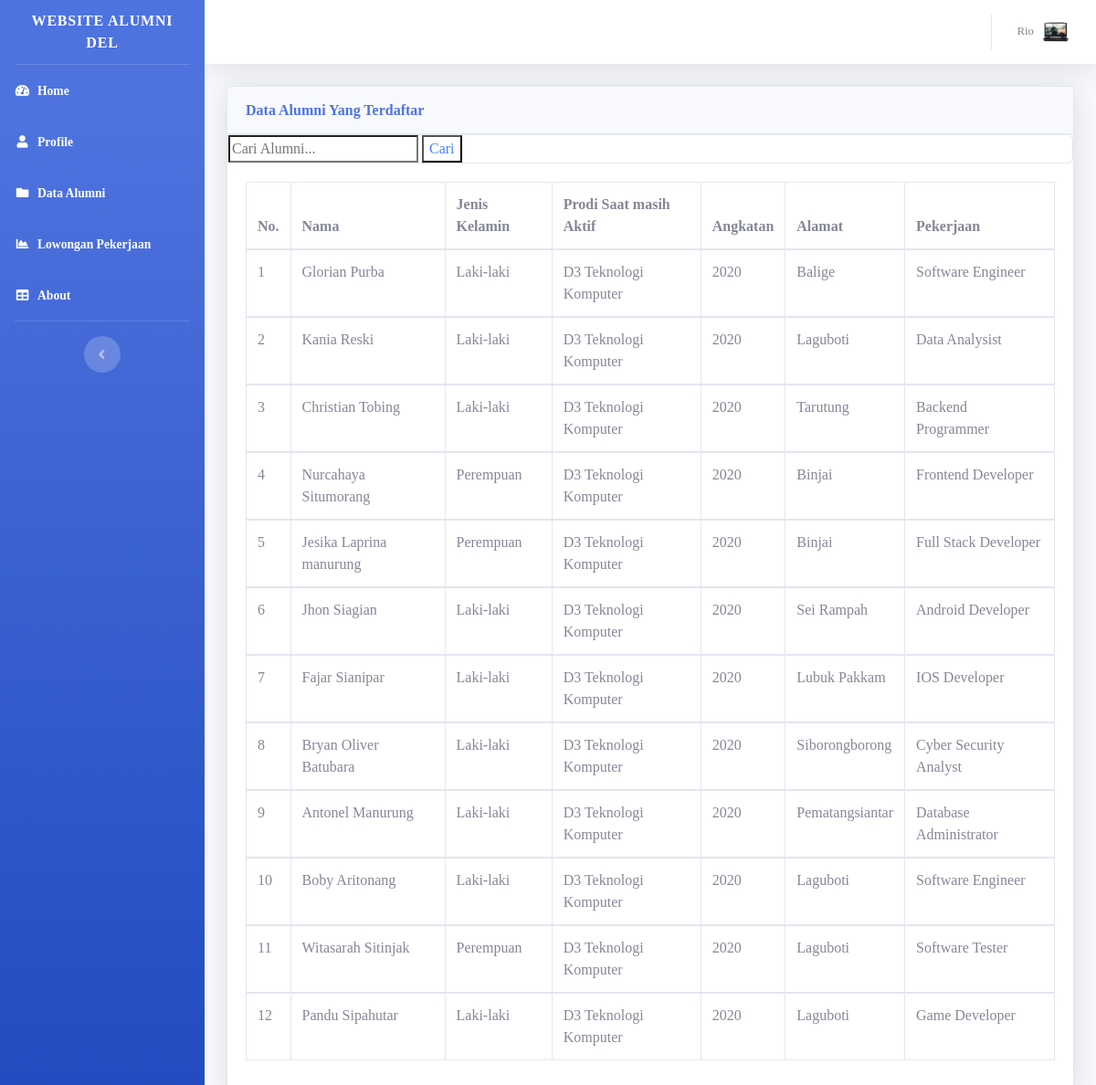
Screenshot of /alumni2.php (signed in) with the database file from the repository.
### tables this page shows
CREATE TABLE `user1` (
  `id_user` int(11) NOT NULL,
  `username` varchar(100) NOT NULL,
  `password` varchar(200) NOT NULL,
  `Nama` varchar(100) NOT NULL,
  `Jk` varchar(50) NOT NULL,
  `number_id` varchar(100) NOT NULL,
  `Angkatan` int(11) NOT NULL,
  `Pekerjaan` varchar(200) NOT NULL,
  `Kontak` varchar(20) NOT NULL,
  `Alamat` varchar(200) NOT NULL,
  `gambar` varchar(200) DEFAULT NULL,
  `Prodi` varchar(200) NOT NULL
);

CREATE TABLE `data` (
  `id` int(11) NOT NULL,
  `Nama` varchar(150) NOT NULL,
  `Jk` varchar(30) NOT NULL,
  `Prodi` varchar(50) NOT NULL,
  `Angkatan` int(11) NOT NULL,
  `Alamat` varchar(150) NOT NULL,
  `Pekerjaan` varchar(150) NOT NULL
);

### alumni2.php (the view, shortened to what this page needs)
<?php
include "functions.php";
$result = mysqli_query($connect,"SELECT * FROM data");
$id_user = $_SESSION["id_user"];
?>
<!DOCTYPE html>
<html lang="en">
<head>
    <link href="vendor/fontawesome-free/css/all.min.css" rel="stylesheet" type="text/css">
    <link href="css/sb-admin-2.min.css" rel="stylesheet">
    <link href="css3/style.css" rel="stylesheet">
    <link href="vendor/datatables/dataTables.bootstrap4.min.css" rel="stylesheet">
</head>
<body id="page-top">
    <div id="wrapper">
        <ul class="navbar-nav bg-gradient-primary sidebar sidebar-dark accordion" id="accordionSidebar">
            <a class="sidebar-brand d-flex align-items-center justify-content-center" href="">
                <div class="sidebar-brand-text mx-3">Website Alumni Del<sup></sup></div>
            </a>
            <hr class="sidebar-divider my-0">
            <li class="nav-item active">
                <a class="nav-link" href="home.php">
                    <i class="fas fa-fw fa-tachometer-alt"></i>
                    <span>Home</span></a>
            </li>
            <li class="nav-item active">
                <a class="nav-link" href="profile2.php">
                    <i class="fas fa-fw fa-user"></i>
                    <span>Profile</span></a>
            </li>
             <li class="nav-item active">
                <a class="nav-link" href="alumni2.php">
                    <i class="fas fa-fw fa-folder"></i>
                    <span>Data Alumni</span></a>
            </li>
             <li class="nav-item active">
                <a class="nav-link" href="loker2.php">
                    <i class="fas fa-fw fa-chart-area"></i>
                    <span>Lowongan Pekerjaan</span></a>
            </li>
            <li class="nav-item active">
                <a class="nav-link" href="about.php">
                    <i class="fas fa-fw fa-table"></i>
                    <span>About</span></a>
            </li>
            <hr class="sidebar-divider d-none d-md-block">
            <div class="text-center d-none d-md-inline">
                <button class="rounded-circle border-0" id="sidebarToggle"></button>
            </div>
        </ul>
        <div id="content-wrapper" class="d-flex flex-column">
            <div id="content">
                <nav class="navbar navbar-expand navbar-light bg-white topbar mb-4 static-top shadow">
                    <ul class="navbar-nav ml-auto">
                        <?php
                        $query = $connect->query("SELECT * From user1 where id_user = '$id_user' ");
                        foreach ($query as $key => $value) {
                        ?>
                        <li class="nav-item dropdown no-arrow">
                            <a class="nav-link dropdown-toggle" href="#" id="userDropdown" role="button"
                                data-toggle="dropdown" aria-haspopup="true" aria-expanded="false">
                                <span class="mr-2 d-none d-lg-inline text-gray-600 small"><?php echo $value['Nama']; ?></span>
                                <img class="img-profile rounded-circle"
                                    src="img/<?= $value['gambar']; ?>">
                            </a>
                        </li>
                        <?php }  ?>
                    </ul>
                </nav>
                <div class="container-fluid">
                    <div class="card shadow mb-4">
                        <div class="card-header py-3">
                            <h6 class="m-0 font-weight-bold text-primary">Data Alumni Yang Terdaftar </h6>
                        </div>
                        <div class="card">
                        <form action="" method="POST">
                             <input type="text" name="keyword" class="hola" autofocus placeholder="Cari Alumni..." autocomplete="off">
                             <button class="hola" type="submit" name="cari">Cari</button>
                        </form>
                        </div>
                        <div class="card-body">
                            <div class="table-responsive">
                                <table class="table table-bordered" id="dataTable" width="100%" cellspacing="0">
                                    <thead>
                                       <tr>
                                            <th>No.</th>
                                            <th>Nama</th>
                                            <th>Jenis Kelamin</th>
                                            <th>Prodi Saat masih Aktif</th>
                                            <th>Angkatan</th>
                                            <th>Alamat</th>
                                            <th>Pekerjaan</th>
                                        </tr>
                                    </thead>
                                      <?php $i = 1; ?>
                                        <?php foreach ($result as $row) {?>
                                        <tbody>
                                        <tr>
                                            <td><?= $i; ?></td>
                                            <td><?= $row["Nama"]; ?></td>
                                            <td><?= $row["Jk"]; ?></td>
                                            <td><?= $row["Prodi"]; ?></td>
                                            <td><?= $row["Angkatan"]; ?></td>
                                            <td><?= $row["Alamat"]; ?></td>
                                            <td><?= $row["Pekerjaan"]; ?></td>
                                        </tr>
                                        </tbody>
                                        <?php $i++; ?>
                                        <?php } ?>
                                </table>
                            </div>
                        </div>
                    </div>
                </div>
            </div>
        </div>
    </div>
</body>
</html>

### css3/style.css (style rules this page uses)
body { font-family: 'Raleway', 'sans-serif'; background-color: #fff; }
.hola { color:#4883ff; background-color: transparent; }
ul { list-style: none; margin: 0; padding: 0; }
.accordion li { position: relative; }

### rows the page displays
user1: Nama "Rio", gambar (picture)
data: Nama "Glorian Purba", Jk "Laki-laki", Prodi "D3 Teknologi Komputer", Angkatan "2020", Alamat "Balige", Pekerjaan "Software Engineer"
data: Nama "Kania Reski", Jk "Laki-laki", Prodi "D3 Teknologi Komputer", Angkatan "2020", Alamat "Laguboti", Pekerjaan "Data Analysist"
data: Nama "Christian Tobing", Jk "Laki-laki", Prodi "D3 Teknologi Komputer", Angkatan "2020", Alamat "Tarutung", Pekerjaan "Backend Programmer"
data: Nama "Nurcahaya Situmorang", Jk "Perempuan", Prodi "D3 Teknologi Komputer", Angkatan "2020", Alamat "Binjai", Pekerjaan "Frontend Developer"
data: Nama "Jesika Laprina manurung", Jk "Perempuan", Prodi "D3 Teknologi Komputer", Angkatan "2020", Alamat "Binjai", Pekerjaan "Full Stack Developer"
data: Nama "Jhon Siagian", Jk "Laki-laki", Prodi "D3 Teknologi Komputer", Angkatan "2020", Alamat "Sei Rampah", Pekerjaan "Android Developer"
data: Nama "Fajar Sianipar", Jk "Laki-laki", Prodi "D3 Teknologi Komputer", Angkatan "2020", Alamat "Lubuk Pakkam", Pekerjaan "IOS Developer"
data: Nama "Bryan Oliver Batubara", Jk "Laki-laki", Prodi "D3 Teknologi Komputer", Angkatan "2020", Alamat "Siborongborong", Pekerjaan "Cyber Security Analyst"
data: Nama "Antonel Manurung", Jk "Laki-laki", Prodi "D3 Teknologi Komputer", Angkatan "2020", Alamat "Pematangsiantar", Pekerjaan "Database Administrator"
data: Nama "Boby Aritonang", Jk "Laki-laki", Prodi "D3 Teknologi Komputer", Angkatan "2020", Alamat "Laguboti", Pekerjaan "Software Engineer"
data: Nama "Witasarah Sitinjak", Jk "Perempuan", Prodi "D3 Teknologi Komputer", Angkatan "2020", Alamat "Laguboti", Pekerjaan "Software Tester"
data: Nama "Pandu Sipahutar", Jk "Laki-laki", Prodi "D3 Teknologi Komputer", Angkatan "2020", Alamat "Laguboti", Pekerjaan "Game Developer"
